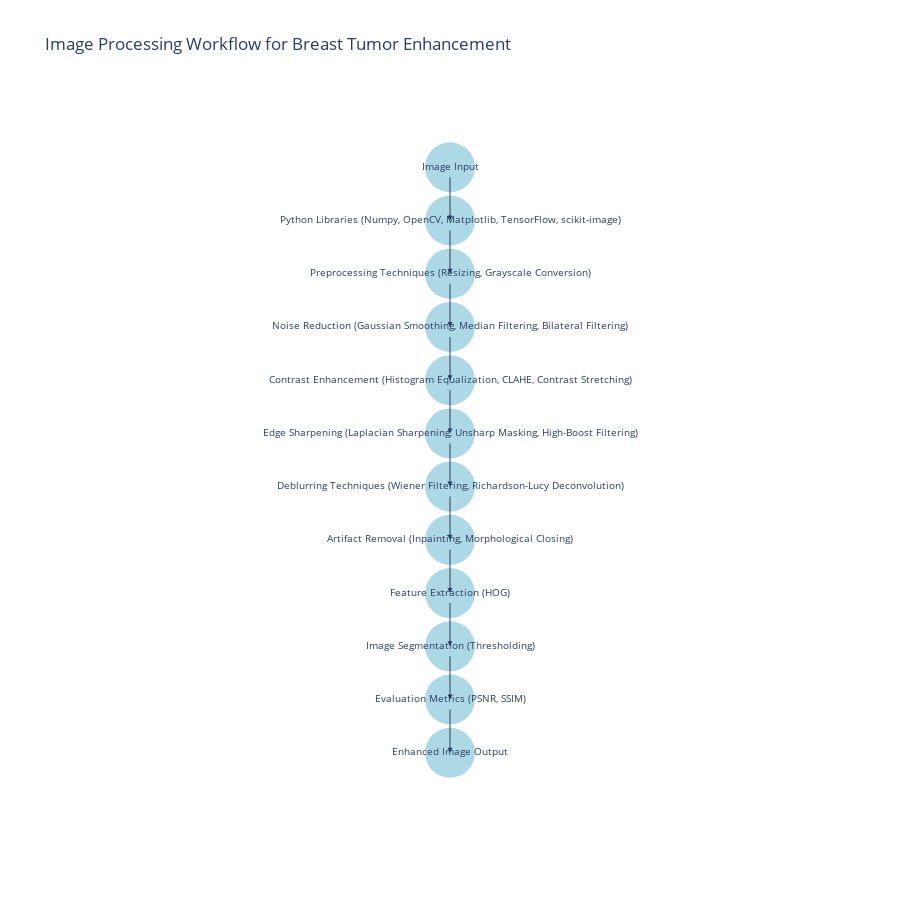

Notebook source saved alongside this figure:
### Markdown cell above
<div style="background-color: #d9f0ff; padding: 15px; border-radius: 5px; font-family: Arial, sans-serif; color: #000;">

<h3 style="text-align: center;">Interactive Block Diagram of the workflow</h3>

### Code cell
import plotly.graph_objects as go

# Define blocks and their connections in the diagram
blocks = [
    "Image Input",
    "Python Libraries\n(Numpy, OpenCV, Matplotlib, TensorFlow, scikit-image)",
    "Preprocessing Techniques\n(Resizing, Grayscale Conversion)",
    "Noise Reduction\n(Gaussian Smoothing, Median Filtering, Bilateral Filtering)",
    "Contrast Enhancement\n(Histogram Equalization, CLAHE, Contrast Stretching)",
    "Edge Sharpening\n(Laplacian Sharpening, Unsharp Masking, High-Boost Filtering)",
    "Deblurring Techniques\n(Wiener Filtering, Richardson-Lucy Deconvolution)",
    "Artifact Removal\n(Inpainting, Morphological Closing)",
    "Feature Extraction\n(HOG)",
    "Image Segmentation\n(Thresholding)",
    "Evaluation Metrics\n(PSNR, SSIM)",
    "Enhanced Image Output"
]

# Define the connections between blocks
connections = [
    ("Image Input", "Python Libraries\n(Numpy, OpenCV, Matplotlib, TensorFlow, scikit-image)"),
    ("Python Libraries\n(Numpy, OpenCV, Matplotlib, TensorFlow, scikit-image)", "Preprocessing Techniques\n(Resizing, Grayscale Conversion)"),
    ("Preprocessing Techniques\n(Resizing, Grayscale Conversion)", "Noise Reduction\n(Gaussian Smoothing, Median Filtering, Bilateral Filtering)"),
    ("Noise Reduction\n(Gaussian Smoothing, Median Filtering, Bilateral Filtering)", "Contrast Enhancement\n(Histogram Equalization, CLAHE, Contrast Stretching)"),
    ("Contrast Enhancement\n(Histogram Equalization, CLAHE, Contrast Stretching)", "Edge Sharpening\n(Laplacian Sharpening, Unsharp Masking, High-Boost Filtering)"),
    ("Edge Sharpening\n(Laplacian Sharpening, Unsharp Masking, High-Boost Filtering)", "Deblurring Techniques\n(Wiener Filtering, Richardson-Lucy Deconvolution)"),
    ("Deblurring Techniques\n(Wiener Filtering, Richardson-Lucy Deconvolution)", "Artifact Removal\n(Inpainting, Morphological Closing)"),
    ("Artifact Removal\n(Inpainting, Morphological Closing)", "Feature Extraction\n(HOG)"),
    ("Feature Extraction\n(HOG)", "Image Segmentation\n(Thresholding)"),
    ("Image Segmentation\n(Thresholding)", "Evaluation Metrics\n(PSNR, SSIM)"),
    ("Evaluation Metrics\n(PSNR, SSIM)", "Enhanced Image Output")
]

# Adjust vertical spacing factor
spacing = 0.1  # Increase spacing between blocks

# Create figure and add block nodes
fig = go.Figure()

for block in blocks:
    fig.add_trace(go.Scatter(
        x=[0.5],
        y=[1.0 - spacing * blocks.index(block)],  # Adjust spacing here
        mode="markers+text",
        marker=dict(size=50, color="lightblue"),
        text=block,
        textposition="middle center",
        hoverinfo="text",
        textfont=dict(size=10)
    ))

# Add arrows for connections
for start, end in connections:
    start_index = blocks.index(start)
    end_index = blocks.index(end)

    fig.add_annotation(
        ax=0.5,
        ay=1.0 - spacing * start_index,
        x=0.5,
        y=1.0 - spacing * end_index,
        xref="x", yref="y",
        axref="x", ayref="y",
        showarrow=True,
        arrowhead=2
    )

# Customize layout
fig.update_layout(
    title="Image Processing Workflow for Breast Tumor Enhancement",
    xaxis=dict(visible=False),
    yaxis=dict(visible=False),
    showlegend=False,
    plot_bgcolor="white",
    height=900,  # Increased height for spacing
)

fig.show()

# Save the plot as an interactive .html file
fig.write_html("interactive_block_diagram.html")

### Figure 1 — Plotly figure (JSON) as saved in the notebook; plotly's stock layout.template omitted (floating-point values rounded to 4 significant figures)
{"data": [{"hoverinfo": "text", "marker": {"color": "lightblue", "size": 50}, "mode": "markers+text", "text": "Image Input", "textfont": {"size": 10}, "textposition": "middle center", "type": "scatter", "x": [0.5], "y": [1]}, {"hoverinfo": "text", "marker": {"color": "lightblue", "size": 50}, "mode": "markers+text", "text": "Python Libraries\n(Numpy, OpenCV, Matplotlib, TensorFlow, scikit-image)", "textfont": {"size": 10}, "textposition": "middle center", "type": "scatter", "x": [0.5], "y": [0.9]}, {"hoverinfo": "text", "marker": {"color": "lightblue", "size": 50}, "mode": "markers+text", "text": "Preprocessing Techniques\n(Resizing, Grayscale Conversion)", "textfont": {"size": 10}, "textposition": "middle center", "type": "scatter", "x": [0.5], "y": [0.8]}, {"hoverinfo": "text", "marker": {"color": "lightblue", "size": 50}, "mode": "markers+text", "text": "Noise Reduction\n(Gaussian Smoothing, Median Filtering, Bilateral Filtering)", "textfont": {"size": 10}, "textposition": "middle center", "type": "scatter", "x": [0.5], "y": [0.7]}, {"hoverinfo": "text", "marker": {"color": "lightblue", "size": 50}, "mode": "markers+text", "text": "Contrast Enhancement\n(Histogram Equalization, CLAHE, Contrast Stretching)", "textfont": {"size": 10}, "textposition": "middle center", "type": "scatter", "x": [0.5], "y": [0.6]}, {"hoverinfo": "text", "marker": {"color": "lightblue", "size": 50}, "mode": "markers+text", "text": "Edge Sharpening\n(Laplacian Sharpening, Unsharp Masking, High-Boost Filtering)", "textfont": {"size": 10}, "textposition": "middle center", "type": "scatter", "x": [0.5], "y": [0.5]}, {"hoverinfo": "text", "marker": {"color": "lightblue", "size": 50}, "mode": "markers+text", "text": "Deblurring Techniques\n(Wiener Filtering, Richardson-Lucy Deconvolution)", "textfont": {"size": 10}, "textposition": "middle center", "type": "scatter", "x": [0.5], "y": [0.4]}, {"hoverinfo": "text", "marker": {"color": "lightblue", "size": 50}, "mode": "markers+text", "text": "Artifact Removal\n(Inpainting, Morphological Closing)", "textfont": {"size": 10}, "textposition": "middle center", "type": "scatter", "x": [0.5], "y": [0.3]}, {"hoverinfo": "text", "marker": {"color": "lightblue", "size": 50}, "mode": "markers+text", "text": "Feature Extraction\n(HOG)", "textfont": {"size": 10}, "textposition": "middle center", "type": "scatter", "x": [0.5], "y": [0.2]}, {"hoverinfo": "text", "marker": {"color": "lightblue", "size": 50}, "mode": "markers+text", "text": "Image Segmentation\n(Thresholding)", "textfont": {"size": 10}, "textposition": "middle center", "type": "scatter", "x": [0.5], "y": [0.1]}, {"hoverinfo": "text", "marker": {"color": "lightblue", "size": 50}, "mode": "markers+text", "text": "Evaluation Metrics\n(PSNR, SSIM)", "textfont": {"size": 10}, "textposition": "middle center", "type": "scatter", "x": [0.5], "y": [0]}, {"hoverinfo": "text", "marker": {"color": "lightblue", "size": 50}, "mode": "markers+text", "text": "Enhanced Image Output", "textfont": {"size": 10}, "textposition": "middle center", "type": "scatter", "x": [0.5], "y": [-0.1]}], "layout": {"annotations": [{"arrowhead": 2, "ax": 0.5, "axref": "x", "ay": 1, "ayref": "y", "showarrow": true, "x": 0.5, "xref": "x", "y": 0.9, "yref": "y"}, {"arrowhead": 2, "ax": 0.5, "axref": "x", "ay": 0.9, "ayref": "y", "showarrow": true, "x": 0.5, "xref": "x", "y": 0.8, "yref": "y"}, {"arrowhead": 2, "ax": 0.5, "axref": "x", "ay": 0.8, "ayref": "y", "showarrow": true, "x": 0.5, "xref": "x", "y": 0.7, "yref": "y"}, {"arrowhead": 2, "ax": 0.5, "axref": "x", "ay": 0.7, "ayref": "y", "showarrow": true, "x": 0.5, "xref": "x", "y": 0.6, "yref": "y"}, {"arrowhead": 2, "ax": 0.5, "axref": "x", "ay": 0.6, "ayref": "y", "showarrow": true, "x": 0.5, "xref": "x", "y": 0.5, "yref": "y"}, {"arrowhead": 2, "ax": 0.5, "axref": "x", "ay": 0.5, "ayref": "y", "showarrow": true, "x": 0.5, "xref": "x", "y": 0.4, "yref": "y"}, {"arrowhead": 2, "ax": 0.5, "axref": "x", "ay": 0.4, "ayref": "y", "showarrow": true, "x": 0.5, "xref": "x", "y": 0.3, "yref": "y"}, {"arrowhead": 2, "ax": 0.5, "axref": "x", "ay": 0.3, "ayref": "y", "showarrow": true, "x": 0.5, "xref": "x", "y": 0.2, "yref": "y"}, {"arrowhead": 2, "ax": 0.5, "axref": "x", "ay": 0.2, "ayref": "y", "showarrow": true, "x": 0.5, "xref": "x", "y": 0.1, "yref": "y"}, {"arrowhead": 2, "ax": 0.5, "axref": "x", "ay": 0.1, "ayref": "y", "showarrow": true, "x": 0.5, "xref": "x", "y": 0, "yref": "y"}, {"arrowhead": 2, "ax": 0.5, "axref": "x", "ay": 0, "ayref": "y", "showarrow": true, "x": 0.5, "xref": "x", "y": -0.1, "yref": "y"}], "height": 900, "plot_bgcolor": "white", "showlegend": false, "title": {"text": "Image Processing Workflow for Breast Tumor Enhancement"}, "xaxis": {"visible": false}, "yaxis": {"visible": false}}}
